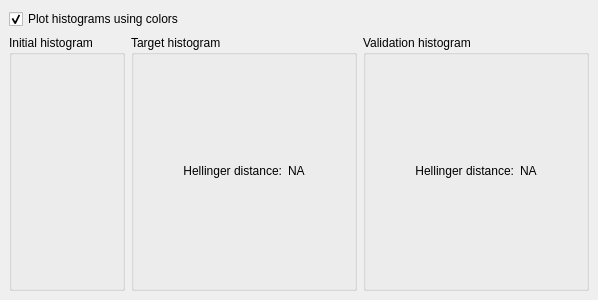
  <widget class="QDockWidget" name="dockWidget">
   <property name="sizePolicy">
    <sizepolicy hsizetype="Maximum" vsizetype="Maximum">
     <horstretch>0</horstretch>
     <verstretch>0</verstretch>
    </sizepolicy>
   </property>
   <property name="minimumSize">
    <size>
     <width>598</width>
     <height>300</height>
    </size>
   </property>
   <property name="styleSheet">
    <string notr="true"/>
   </property>
   <property name="features">
    <set>QDockWidget::DockWidgetFloatable|QDockWidget::DockWidgetMovable</set>
   </property>
   <property name="windowTitle">
    <string>Cell population experimental histograms</string>
   </property>
   <attribute name="dockWidgetArea">
    <number>8</number>
   </attribute>
   <widget class="QWidget" name="dockWidgetContents">
    <layout class="QVBoxLayout" name="verticalLayout_4">
     <item>
      <widget class="QCheckBox" name="usecolors">
       <property name="text">
        <string>Plot histograms using colors</string>
       </property>
       <property name="checked">
        <bool>true</bool>
       </property>
      </widget>
     </item>
     <item>
      <layout class="QHBoxLayout" name="horizontalLayout_2">
       <item>
        <widget class="QGroupBox" name="initialhistogrambox">
         <property name="sizePolicy">
          <sizepolicy hsizetype="Expanding" vsizetype="Preferred">
           <horstretch>0</horstretch>
           <verstretch>0</verstretch>
          </sizepolicy>
         </property>
         <property name="title">
          <string>Initial histogram</string>
         </property>
         <property name="flat">
          <bool>true</bool>
         </property>
         <property name="checkable">
          <bool>false</bool>
         </property>
         <layout class="QGridLayout" name="gridLayout_9">
          <item row="0" column="0">
           <layout class="QVBoxLayout" name="initial_layout"/>
          </item>
          <item row="1" column="0">
           <layout class="QGridLayout" name="gridLayout_7">
            <item row="0" column="0">
             <widget class="QLabel" name="label_13">
              <property name="text">
               <string/>
              </property>
             </widget>
            </item>
           </layout>
          </item>
         </layout>
        </widget>
       </item>
       <item>
        <widget class="QGroupBox" name="targethistogrambox">
         <property name="sizePolicy">
          <sizepolicy hsizetype="Expanding" vsizetype="Preferred">
           <horstretch>0</horstretch>
           <verstretch>0</verstretch>
          </sizepolicy>
         </property>
         <property name="title">
          <string>Target histogram</string>
         </property>
         <property name="flat">
          <bool>true</bool>
         </property>
         <property name="checkable">
          <bool>false</bool>
         </property>
         <layout class="QGridLayout" name="gridLayout_3">
          <item row="1" column="0">
           <layout class="QGridLayout" name="gridLayout_2">
            <item row="0" column="2">
             <widget class="QLabel" name="hellingertarget">
              <property name="sizePolicy">
               <sizepolicy hsizetype="Preferred" vsizetype="Maximum">
                <horstretch>0</horstretch>
                <verstretch>0</verstretch>
               </sizepolicy>
              </property>
              <property name="maximumSize">
               <size>
                <width>16777215</width>
                <height>20</height>
               </size>
              </property>
              <property name="text">
               <string>NA</string>
              </property>
             </widget>
            </item>
            <item row="0" column="1">
             <widget class="QLabel" name="label_7">
              <property name="sizePolicy">
               <sizepolicy hsizetype="Preferred" vsizetype="Maximum">
                <horstretch>0</horstretch>
                <verstretch>0</verstretch>
               </sizepolicy>
              </property>
              <property name="maximumSize">
               <size>
                <width>16777215</width>
                <height>20</height>
               </size>
              </property>
              <property name="text">
               <string>Hellinger distance:</string>
              </property>
              <property name="alignment">
               <set>Qt::AlignRight|Qt::AlignTrailing|Qt::AlignVCenter</set>
              </property>
             </widget>
            </item>
            <item row="0" column="0">
             <spacer name="horizontalSpacer_3">
              <property name="orientation">
               <enum>Qt::Horizontal</enum>
              </property>
              <property name="sizeHint" stdset="0">
               <size>
                <width>40</width>
                <height>20</height>
               </size>
              </property>
             </spacer>
            </item>
            <item row="0" column="3">
             <spacer name="horizontalSpacer_4">
              <property name="orientation">
               <enum>Qt::Horizontal</enum>
              </property>
              <property name="sizeHint" stdset="0">
               <size>
                <width>40</width>
                <height>20</height>
               </size>
              </property>
             </spacer>
            </item>
           </layout>
          </item>
          <item row="0" column="0">
           <layout class="QVBoxLayout" name="target_layout"/>
          </item>
         </layout>
        </widget>
       </item>
       <item>
        <widget class="QGroupBox" name="outputhistogrambox">
         <property name="sizePolicy">
          <sizepolicy hsizetype="Expanding" vsizetype="Preferred">
           <horstretch>0</horstretch>
           <verstretch>0</verstretch>
          </sizepolicy>
         </property>
         <property name="title">
          <string>Validation histogram</string>
         </property>
         <property name="flat">
          <bool>true</bool>
         </property>
         <property name="checkable">
          <bool>false</bool>
         </property>
         <layout class="QGridLayout" name="gridLayout_4">
          <item row="0" column="0">
           <layout class="QVBoxLayout" name="validation_layout"/>
          </item>
          <item row="1" column="0">
           <layout class="QGridLayout" name="gridLayout_8">
            <item row="0" column="2">
             <widget class="QLabel" name="hellingervalidation">
              <property name="sizePolicy">
               <sizepolicy hsizetype="Preferred" vsizetype="Maximum">
                <horstretch>0</horstretch>
                <verstretch>0</verstretch>
               </sizepolicy>
              </property>
              <property name="maximumSize">
               <size>
                <width>16777215</width>
                <height>20</height>
               </size>
              </property>
              <property name="text">
               <string>NA</string>
              </property>
             </widget>
            </item>
            <item row="0" column="1">
             <widget class="QLabel" name="label_15">
              <property name="sizePolicy">
               <sizepolicy hsizetype="Preferred" vsizetype="Maximum">
                <horstretch>0</horstretch>
                <verstretch>0</verstretch>
               </sizepolicy>
              </property>
              <property name="maximumSize">
               <size>
                <width>16777215</width>
                <height>20</height>
               </size>
              </property>
              <property name="text">
               <string>Hellinger distance:</string>
              </property>
              <property name="alignment">
               <set>Qt::AlignRight|Qt::AlignTrailing|Qt::AlignVCenter</set>
              </property>
             </widget>
            </item>
            <item row="0" column="0">
             <spacer name="horizontalSpacer_5">
              <property name="orientation">
               <enum>Qt::Horizontal</enum>
              </property>
              <property name="sizeHint" stdset="0">
               <size>
                <width>40</width>
                <height>20</height>
               </size>
              </property>
             </spacer>
            </item>
            <item row="0" column="3">
             <spacer name="horizontalSpacer_6">
              <property name="orientation">
               <enum>Qt::Horizontal</enum>
              </property>
              <property name="sizeHint" stdset="0">
               <size>
                <width>40</width>
                <height>20</height>
               </size>
              </property>
             </spacer>
            </item>
           </layout>
          </item>
         </layout>
        </widget>
       </item>
      </layout>
     </item>
    </layout>
   </widget>
  </widget>
